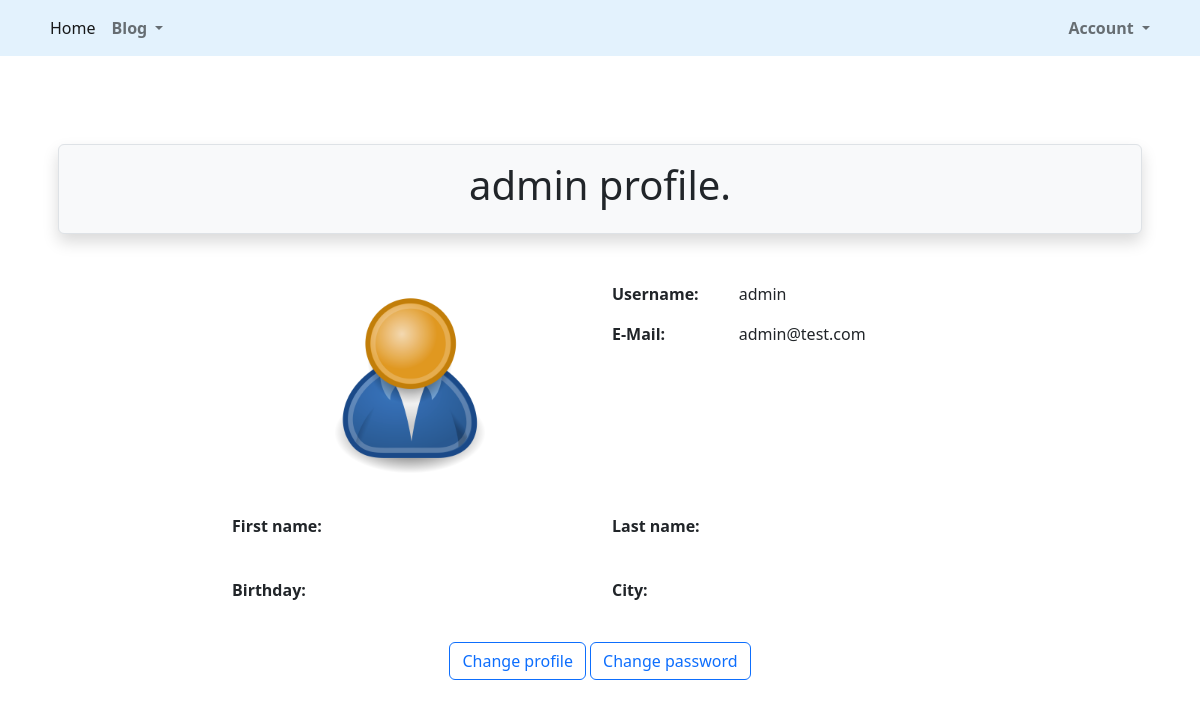
The page /accounts/profile/ (signed in) on the database as committed earlier.
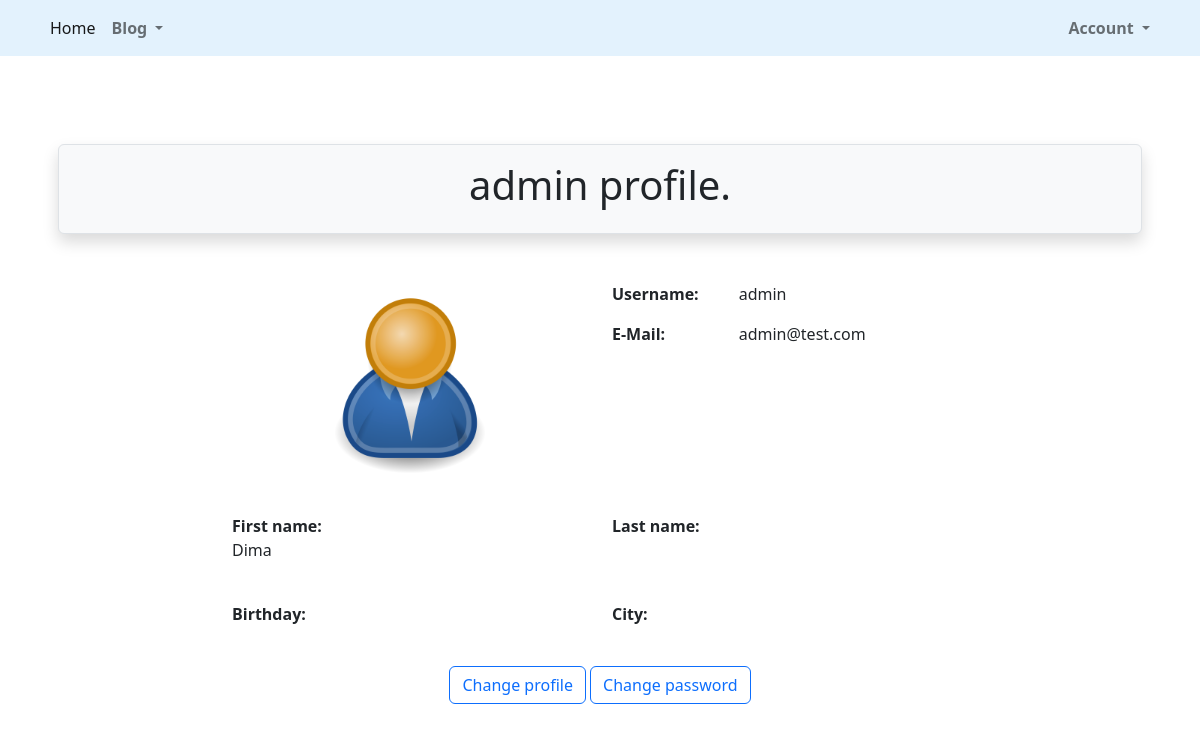
The same page on the database as committed later.
### src/accounts/models.py (models this page shows, shortened)
class User(AbstractUser):
    is_activated = models.BooleanField(default=True, db_index=True)
    avatar = models.ImageField(upload_to=avatar_place, default='profile/default.png')
    birthday = models.DateField(null=True, blank=True)
    city = models.CharField(max_length=50, null=True, blank=True)
    class Meta(AbstractUser.Meta):
        db_table = 'user'

### src/accounts/views.py (the view)
# urls.py: path('profile/', user_profile_view, name='profile'),
def user_profile_view(request):
    return render(request, 'accounts/user_profile.html')

### src/accounts/templates/accounts/user_profile.html (shortened to what this page needs)
{% extends 'base.html' %}
{% load crispy_forms_tags %}
{% block header %}
    {{ user.username }} profile.
{% endblock %}
{% block content %}
    <div class="row">
        <div class="col-2"></div>
        <div class="col">
            <div class="row">
                <div class="col-6 text-center">
                    <img class="rounded-circle p-1 m-1" width="200" height="200" src="{{ user.avatar.url }}"
                         alt="avatar">
                </div>
                <div class="col-6">
                    <div class="row">
                        <label for="username" class="col-4"><strong>Username:</strong></label>
                        <div class="col-8">
                            <p id="username">{{ user.username }}</p>
                        </div>
                    </div>
                    <div class="row">
                        <label for="email" class="col-4"><strong>E-Mail:</strong></label>
                        <div class="col-8">
                            <p id="email">{{ user.email }}</p>
                        </div>
                    </div>
                </div>
            </div>
            <div class="row mt-4">
                <div class="col-6">
                    <label for="firstname" class="col-4"><strong>First name:</strong></label>
                    <div class="col-8">
                        <p id="firstname">{{ user.first_name }}</p>
                    </div>
                </div>
                <div class="col-6">
                    <label for="lastname" class="col-4"><strong>Last name:</strong></label>
                </div>
            </div>
            <div class="row mt-4">
                <div class="col-6">
                    <label for="birthday" class="col-4"><strong>Birthday:</strong></label>
                </div>
                <div class="col-6">
                    <label for="city" class="col-4"><strong>City:</strong></label>
                </div>
            </div>
            <div class="row mt-4 text-center">
                <div class="col">
                    <a class="btn btn-outline-primary" href="{% url 'accounts:profile_update' %}">Change profile</a>
                    <a class="btn btn-outline-primary" href="{% url 'password_change' %}">Change password</a>
                </div>
            </div>
        </div>
        <div class="col-2"></div>
    </div>
{% endblock %}

### src/templates/base.html (shortened to what this page needs)
<!DOCTYPE html>
<html lang="en">
<head>
    <link href="https://cdn.jsdelivr.net/npm/bootstrap@5.2.2/dist/css/bootstrap.min.css" rel="stylesheet"
>
    <link rel="stylesheet" href="https://cdn.jsdelivr.net/npm/bootstrap-icons@1.9.1/font/bootstrap-icons.css">
</head>
    <body>
        {% include 'includes/header.html' %}
        <div class="container mt-4 pt-5">
            <div class="border rounded text-center p-3 m-3 mb-5 bg-light shadow">
                <h1>{% block header %}{% endblock %}</h1>
            </div>
            {% block content %}{% endblock %}
        </div>
    </body>
</html>

### src/templates/includes/header.html (shortened to what this page needs)
{% load static %}
<nav class="navbar navbar-expand-lg sticky-top"  style="background-color: #e3f2fd;">
  <div class="container">
    <div class="collapse navbar-collapse" id="navbarSupportedContent">
      <ul class="navbar-nav me-auto mb-2 mb-lg-0">
        <li class="nav-item">
          <a class="nav-link active" aria-current="page" href="{% url 'index' %}">Home</a>
        </li>
        <li class="nav-item dropdown">
          <a class="nav-link dropdown-toggle" href="#" role="button" data-bs-toggle="dropdown" aria-expanded="false">
              <strong>Blog</strong>
          </a>
      </ul>
        <div class="d-flex">
            <ul class="navbar-nav me-auto mb-2 mb-lg-0">
        <li class="nav-item dropdown">
          <a class="nav-link dropdown-toggle" href="#" role="button" data-bs-toggle="dropdown" aria-expanded="false">
            <strong>Account</strong>
          </a>
        </div>
    </div>
  </div>
</nav>

Rows that differ between the two databases and show on the page:
changed User "admin": first_name (not shown) → "Dima"
